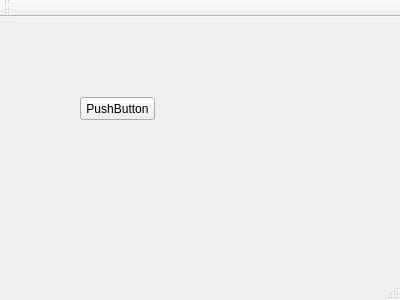
<?xml version="1.0" encoding="UTF-8"?>
<ui version="4.0">
 <class>testWindow</class>
 <widget class="QMainWindow" name="testWindow">
  <property name="geometry">
   <rect>
    <x>0</x>
    <y>0</y>
    <width>400</width>
    <height>300</height>
   </rect>
  </property>
  <property name="windowTitle">
   <string>testWindow</string>
  </property>
  <widget class="QWidget" name="centralWidget">
   <widget class="QPushButton" name="pushButton_getData">
    <property name="geometry">
     <rect>
      <x>80</x>
      <y>80</y>
      <width>75</width>
      <height>23</height>
     </rect>
    </property>
    <property name="text">
     <string>PushButton</string>
    </property>
   </widget>
  </widget>
  <widget class="QMenuBar" name="menuBar">
   <property name="geometry">
    <rect>
     <x>0</x>
     <y>0</y>
     <width>400</width>
     <height>21</height>
    </rect>
   </property>
  </widget>
  <widget class="QToolBar" name="mainToolBar">
   <attribute name="toolBarArea">
    <enum>TopToolBarArea</enum>
   </attribute>
   <attribute name="toolBarBreak">
    <bool>false</bool>
   </attribute>
  </widget>
  <widget class="QStatusBar" name="statusBar"/>
 </widget>
 <layoutdefault spacing="6" margin="11"/>
 <resources/>
 <connections/>
</ui>
